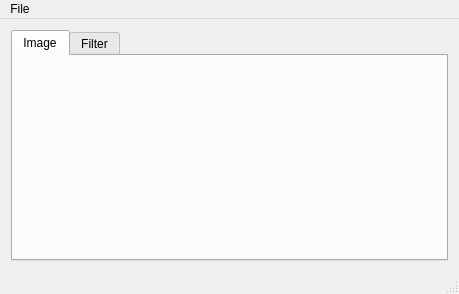
<?xml version="1.0" encoding="UTF-8"?>
<ui version="4.0">
 <class>QtSmthClass</class>
 <widget class="QMainWindow" name="QtSmthClass">
  <property name="geometry">
   <rect>
    <x>0</x>
    <y>0</y>
    <width>459</width>
    <height>294</height>
   </rect>
  </property>
  <property name="windowTitle">
   <string>Gaussian Blur</string>
  </property>
  <widget class="QWidget" name="centralWidget">
   <property name="sizePolicy">
    <sizepolicy hsizetype="Expanding" vsizetype="Expanding">
     <horstretch>0</horstretch>
     <verstretch>0</verstretch>
    </sizepolicy>
   </property>
   <property name="autoFillBackground">
    <bool>true</bool>
   </property>
   <layout class="QVBoxLayout" name="verticalLayout_3">
    <item>
     <widget class="QTabWidget" name="tabWidget">
      <property name="sizePolicy">
       <sizepolicy hsizetype="Expanding" vsizetype="Expanding">
        <horstretch>0</horstretch>
        <verstretch>0</verstretch>
       </sizepolicy>
      </property>
      <property name="currentIndex">
       <number>0</number>
      </property>
      <widget class="QWidget" name="imageTab">
       <attribute name="title">
        <string>Image</string>
       </attribute>
      </widget>
      <widget class="QWidget" name="filterTab">
       <property name="layoutDirection">
        <enum>Qt::LeftToRight</enum>
       </property>
       <property name="autoFillBackground">
        <bool>false</bool>
       </property>
       <attribute name="title">
        <string>Filter</string>
       </attribute>
      </widget>
     </widget>
    </item>
   </layout>
  </widget>
  <widget class="QMenuBar" name="menuBar">
   <property name="geometry">
    <rect>
     <x>0</x>
     <y>0</y>
     <width>459</width>
     <height>24</height>
    </rect>
   </property>
   <widget class="QMenu" name="File">
    <property name="title">
     <string>File</string>
    </property>
    <addaction name="actionOpen"/>
    <addaction name="actionSave"/>
    <addaction name="separator"/>
    <addaction name="actionExit"/>
   </widget>
   <addaction name="File"/>
  </widget>
  <widget class="QStatusBar" name="statusBar"/>
  <action name="actionOpen">
   <property name="text">
    <string>Open...</string>
   </property>
  </action>
  <action name="actionSave">
   <property name="text">
    <string>Save...</string>
   </property>
  </action>
  <action name="actionExit">
   <property name="text">
    <string>Exit...</string>
   </property>
  </action>
 </widget>
 <layoutdefault spacing="6" margin="11"/>
 <tabstops>
  <tabstop>tabWidget</tabstop>
 </tabstops>
 <resources>
  <include location="qtsmth.qrc"/>
 </resources>
 <connections/>
</ui>
